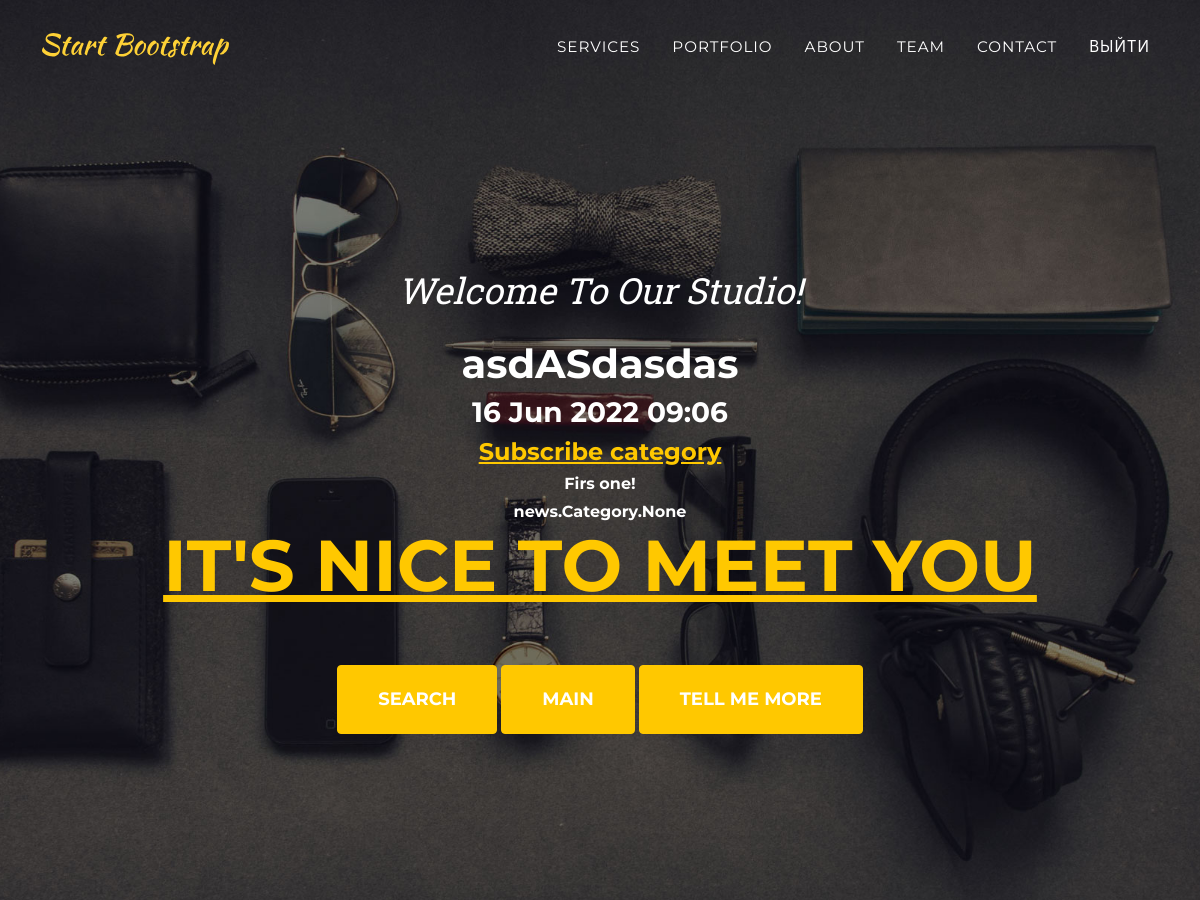
/news/12 (upper part), run on an earlier commit of the app's database.
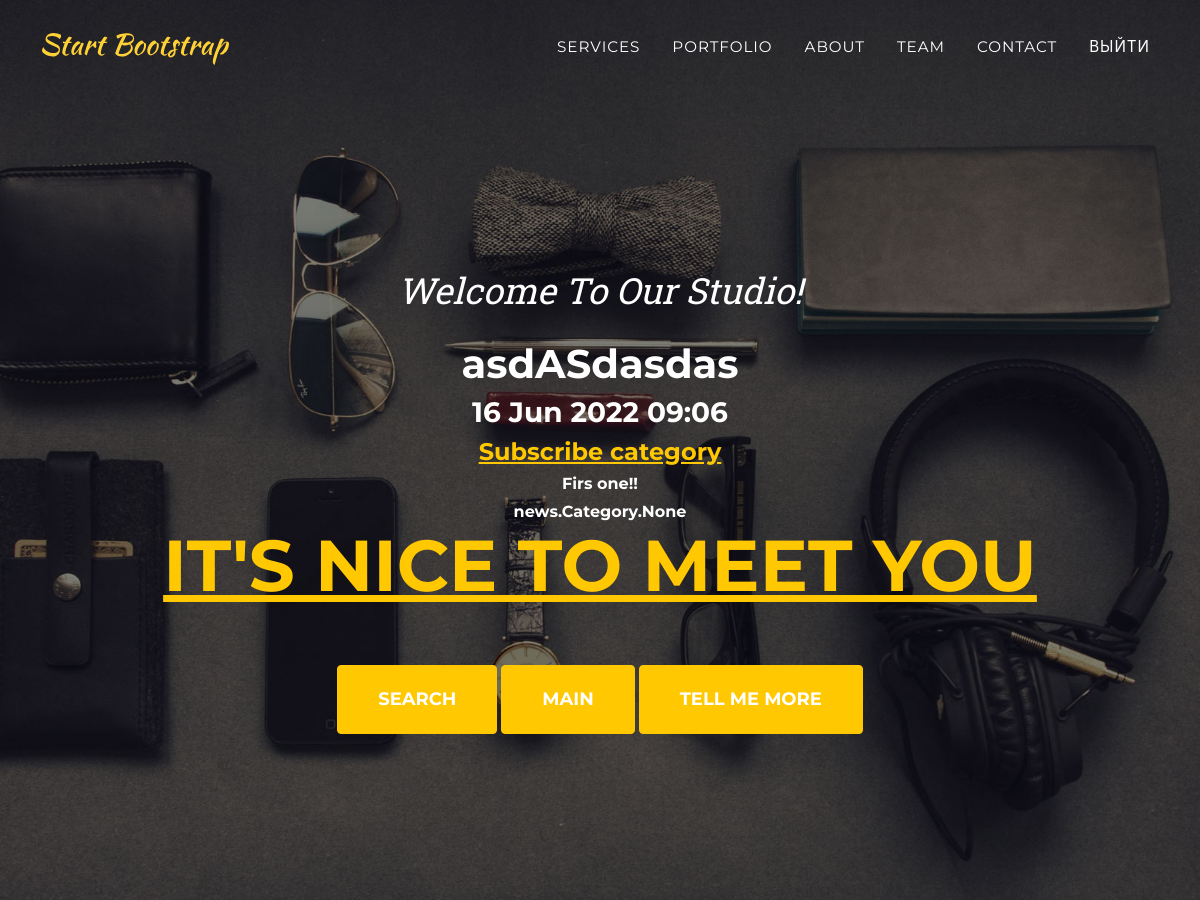
And on a later commit of the database.
### news/models.py (models this page shows, shortened)
class Post(models.Model):
    author = models.ForeignKey(Author, on_delete=models.CASCADE)
    NEWS = 'NW'
    ARTICLE = 'AR'
    CATEGORY_CHOICES = (
        (NEWS, 'News'),
        (ARTICLE, 'Article'),
    )
    created_at = models.DateTimeField(auto_now_add=True)
    postCategory = models.ManyToManyField(Category, through='PostCategory')
    category =  models.CharField(max_length=2, choices=CATEGORY_CHOICES, default=NEWS, verbose_name='TypeNews')
    title = models.CharField(max_length=100)
    content = models.TextField(default='content')
    postRate = models.FloatField(default=0.0)

### news/views.py (the view)
# urls.py: path('<int:pk>', PostDetail.as_view(), name='post'),  # pk — это первичный ключ товара, который будет выводиться у нас в шаблон
class PostDetail(DetailView): # адресс в котором будет лежать информация о конкретном товаре
    model = Post
    template_name ='news.html'
    context_object_name = 'news'

### news/templatetags/custom_filters.py (called while the page is built)
@register.filter(name='Censor')
def Censor(value, arg):
    for word in value.split():
        if word in STOP_LIST:
           value = value.replace(word, arg)
    return value

### templates/news.html (shortened to what this page needs)
{% extends 'flatpages/default.html' %}
{% load custom_filters %}
{% block content %}
<h1>{{ news.title | Censor:'*censored*'}}</h1>
<h3>{{ news.created_at | date:'d M Y h:m' }}</h3>
<h4><a href="/">Subscribe {{ form }} category</a></h4>
<h6>{{ news.content | Censor:'*censored*'}}</h6>
<h6>{{ news.postCategory }}</h6>
{% endblock content %}

What changed in the data, as far as the page shows it:
changed Post "asdASdasdas": content|Censor "Firs one!" → "Firs one!!"
